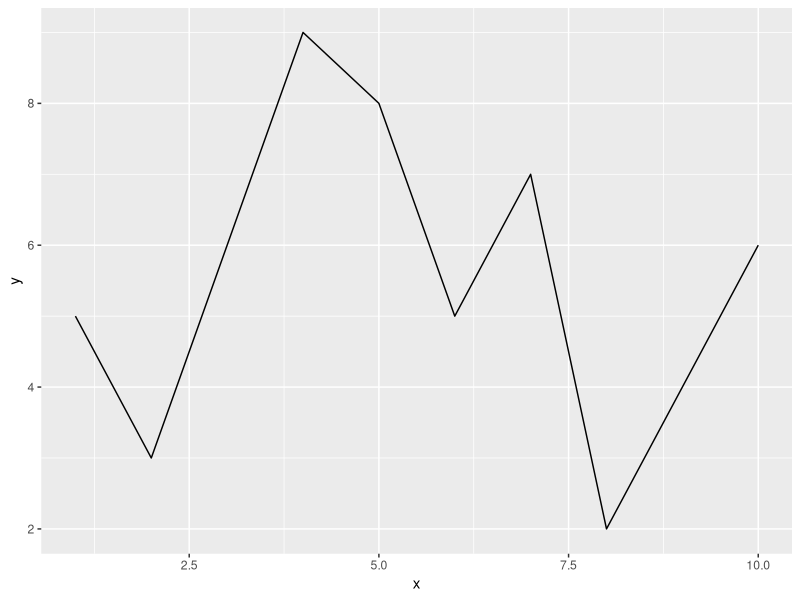

Source code (R):
library(ggplot2)

# データセットの作成
df <- data.frame(
  x = 1:10,
  y = c(5, 3, 6, 9, 8, 5, 7, 2, 4, 6)
)

# 折れ線グラフの作成
ggplot(data = df, aes(x = x, y = y)) + 
  geom_line()